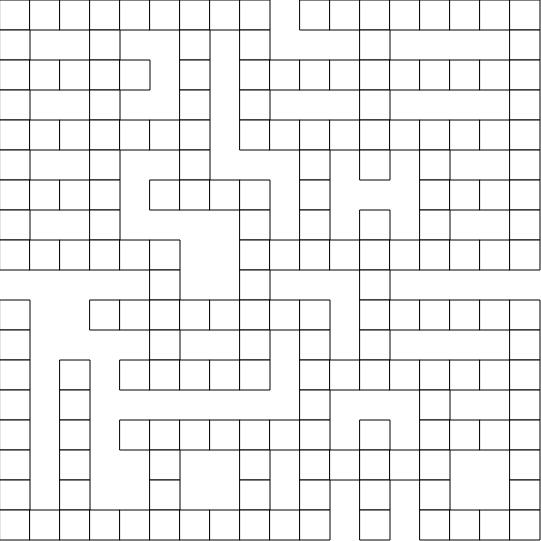
Frame 1 (no input)
Frame 60 (no input): identical to frame 1, image omitted
Frame 120 (the mouse pressed at the canvas centre since frame 60): identical to frame 1, image omitted

The p5.js sketch that drew this single still picture (run headless with seeded random() and noise() and a simulated clock; from frame 60 on, the mouse is pressed at the canvas centre):

// p5.js sketch
// ── sketch.js


var game = {
    width: 18,
    height: 18,
    minWordLength: 4,
    maze: [
        [1,1,1,1,1,1,1,1,1,0,1,1,1,1,1,1,1,1],
        [1,0,0,1,0,0,1,0,1,0,0,0,1,0,0,0,0,1],
        [1,1,1,1,1,0,1,0,1,1,1,1,1,1,1,1,1,1],
        [1,0,0,1,0,0,1,0,1,0,0,0,1,0,0,0,0,1],
        [1,1,1,1,1,1,1,0,1,1,1,1,1,1,1,1,1,1],
        [1,0,0,1,0,0,1,0,0,0,1,0,1,0,1,0,0,1],
        [1,1,1,1,0,1,1,1,1,0,1,0,0,0,1,1,1,1],
        [1,0,0,1,0,0,0,0,1,0,1,0,1,0,1,0,0,1],
        [1,1,1,1,1,1,0,0,1,1,1,1,1,1,1,1,1,1],
        [0,0,0,0,0,1,0,0,1,0,0,0,1,0,0,0,0,0],
        [1,0,0,1,1,1,1,1,1,1,1,0,1,1,1,1,1,1],
        [1,0,0,0,0,1,0,0,1,0,1,0,1,0,0,0,0,1],
        [1,0,1,0,1,1,1,1,1,0,1,1,1,1,1,1,1,1],
        [1,0,1,0,0,0,0,0,0,0,1,0,0,0,1,0,0,1],
        [1,0,1,0,1,1,1,1,1,1,1,0,1,0,1,1,1,1],
        [1,0,1,0,0,1,0,0,1,0,1,1,1,1,1,0,0,1],
        [1,0,1,0,0,1,0,0,1,0,1,0,1,0,1,0,0,1],
        [1,1,1,1,1,1,1,1,1,1,1,0,1,0,1,1,1,1] 
    ],
    words: [
        "amos", "asyl", "emil", "gaze", "hari", "kopp", "rhin", "unia",
        "forel", "giger", "immer", "kempf", "muota", "nello", "surer",
        "aladin", "godard", "guisan", "hingis", "hueppi", "rohrer",
        "aktuell", "andress", "ausrede", "lambiel",
        "abgasarm", "allseits", "daeniken", "dreifuss", "inserate", "stielike",
        "meienberg", "osterwald", "sommaruga", "strohsack",
        "fussangeln", "markierung", "martinetti",
        "saintphalle"
    ],
    slots: [],
    chars: [],
    current: false,
    steps: 0,
}

function isPointInSlots(slots, x, y, horizontal) {
    return slots.filter(function (slot) {
        return slot.isHorizontal == horizontal;
    }).some(function(slot) {
        return isPointInSlot(slot, x, y);
    });
}

function isPointInSlot(slot, x, y) {
    if (slot.isHorizontal) {
        return slot.y == y && slot.x <= x && slot.x + slot.length >= x;
    } else {
        return slot.x == x && slot.y <= y && slot.y + slot.length >= y;
    }
}

function slotLength(maze, x, y, horizontal) {
    var length = 0;
    if (horizontal) {
        while (x + length < maze[y].length && maze[y][x + length] == 1) length++;
    } else {
        while (y + length < maze.length && maze[y + length][x] == 1) length++;
    }
    return length;
}

function setup() {
    createCanvas(541, 541)
    textSize(24)
    textAlign(CENTER)

    findSlots();
    game.slots.sort(function(a,b) {
        return b.length - a.length;
    })
    game.words.sort(function(a,b) {
        return b.length - a.length;
    });
}

function findSlots() {
    for (var y = 0; y < game.height; y++) {
        for (var x = 0; x < game.width; x++) {
            if (!isPointInSlots(game.slots, x, y, true)) {
                var length = slotLength(game.maze, x, y, true);
                if (length >= game.minWordLength) {
                    game.slots.push({
                        x: x,
                        y: y,
                        isHorizontal: true,
                        length: length 
                    })
                }
            }
            if (!isPointInSlots(game.slots, x, y, false)) {
                var length = slotLength(game.maze, x, y, false);
                if (length >= game.minWordLength) {
                    game.slots.push({
                        x: x,
                        y: y,
                        isHorizontal: false,
                        length: length 
                    })
                }
            }
        }
    }
}

function createDecisionNode(parent) {
    var wordIndex = (parent) ? parent.wordIndex + 1 : 0;
    var word = game.words[wordIndex];
    return {
        word: word,
        possibilities: game.slots.filter(function(slot) {
            return word.length == slot.length
        }).filter(function(slot) {
            return canWriteInSlot(slot, word)
        }),
        wordIndex: wordIndex,
        parent: parent,
        choosen: false
    }
}

function mouseClicked() {

    if (!game.current) {
        game.current = createDecisionNode(false);
        game.root = game.current;
    }

    game.steps++;

    var node = game.current;
    if (node.possibilities.length) {
        node.choosen = node.possibilities[0];
        writeInSlot(node.choosen, node.word);
        if (node.wordIndex == game.words.length - 1) {
            console.log("done in", game.steps, "steps");
        } else {
            node.next = createDecisionNode(node);
            game.current = node.next;    
        }
    } else {
        // no future, back up
        node.parent.possibilities.splice(node.parent.possibilities.indexOf(node.parent.choosen), 1);
        node.parent.choosen = false;
        game.current = node.parent;
        game.chars = [];
        replaySteps(game.root);
    }

}

function writeInSlot(slot, word) {
    var x = slot.x, y = slot.y;
    word.split("").forEach(function(char) {
        game.chars[y + "/" + x] = char;
        if (slot.isHorizontal) {
            x++;
        } else {
            y++;
        }
    });
}

function canWriteInSlot(slot, word) {
    var x = slot.x, y = slot.y;
    return word.split("").every(function(char) {
        if (typeof(game.chars[y + "/" + x]) !== 'undefined' && game.chars[y + "/" + x] != char) {
            return false;
        }
        if (slot.isHorizontal) {
            x++;
        } else {
            y++;
        }
        return true;
    });
}

function replaySteps(node) {
    if (node.choosen) {
        writeInSlot(node.choosen, node.word);
        replaySteps(node.next);        
    }
}

function draw() {
    background(255);

    var squareWidth = (width - 1) / game.width;
    var squareHeight = (height - 1) / game.height;

    for (var y = 0; y < game.height; y++) {
        for (var x = 0; x < game.width; x++) {
            if (game.maze[y][x] == 1) {
                rect(x * squareWidth, y * squareHeight, squareWidth, squareHeight)
                if (typeof(game.chars[y + "/" + x]) != 'undefined') {
                    text(game.chars[y + "/" + x].toUpperCase(), x * squareWidth + 15, y * squareHeight + squareHeight - 5)    
                }                
            }
        }
    }
}
